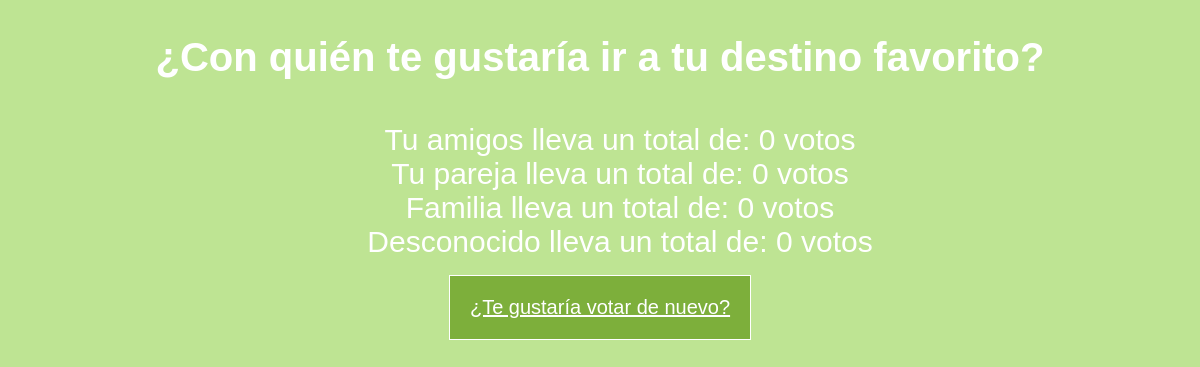
Before: /polls/4/results/ with the older database file.
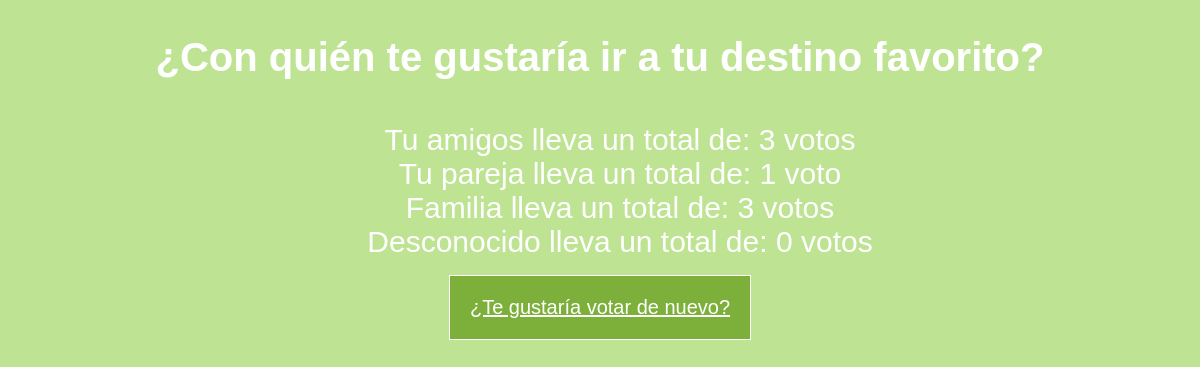
After: the same page with the newer database file.
### polls/models.py (models this page shows, shortened)
class Choice(models.Model):
    question = models.ForeignKey(Question, on_delete=models.CASCADE)
    choice_text = models.CharField(max_length=200)
    votes = models.IntegerField(default=0)

### polls/views.py (the view)
# urls.py: path("<int:pk>/results/", views.ResultView.as_view(), name="results"),
class ResultView(generic.DetailView):
    model = Question
    template_name = "polls/results.html"
    def get_queryset(self):
        return Question.objects.filter(pub_date__lte=timezone.now())

### polls/templates/polls/results.html (shortened to what this page needs)
{% load static %}
<!DOCTYPE html>
<html lang="en">
<head>
    <link rel="stylesheet" href="{% static 'polls/result.css' %}">
</head>
<body>
    <h1>{{question.question_text}}</h1>
        <ul> {% for choice in question.choice_set.all  %}
               <li>{{choice.choice_text}} lleva un total de: {{choice.votes}} voto{{choice.votes|pluralize}}
               </li>
               {% endfor %}
        </ul>
    <a href="{% url 'polls:detail' question.id %}  ">¿Te gustaría votar de nuevo?</a>
</body>
</html>

Changed rows visible on the page:
changed Choice "Tu amigos": votes "0" → "3"
changed Choice "Tu pareja": votes "0" → "1"
changed Choice "Familia": votes "0" → "3"
